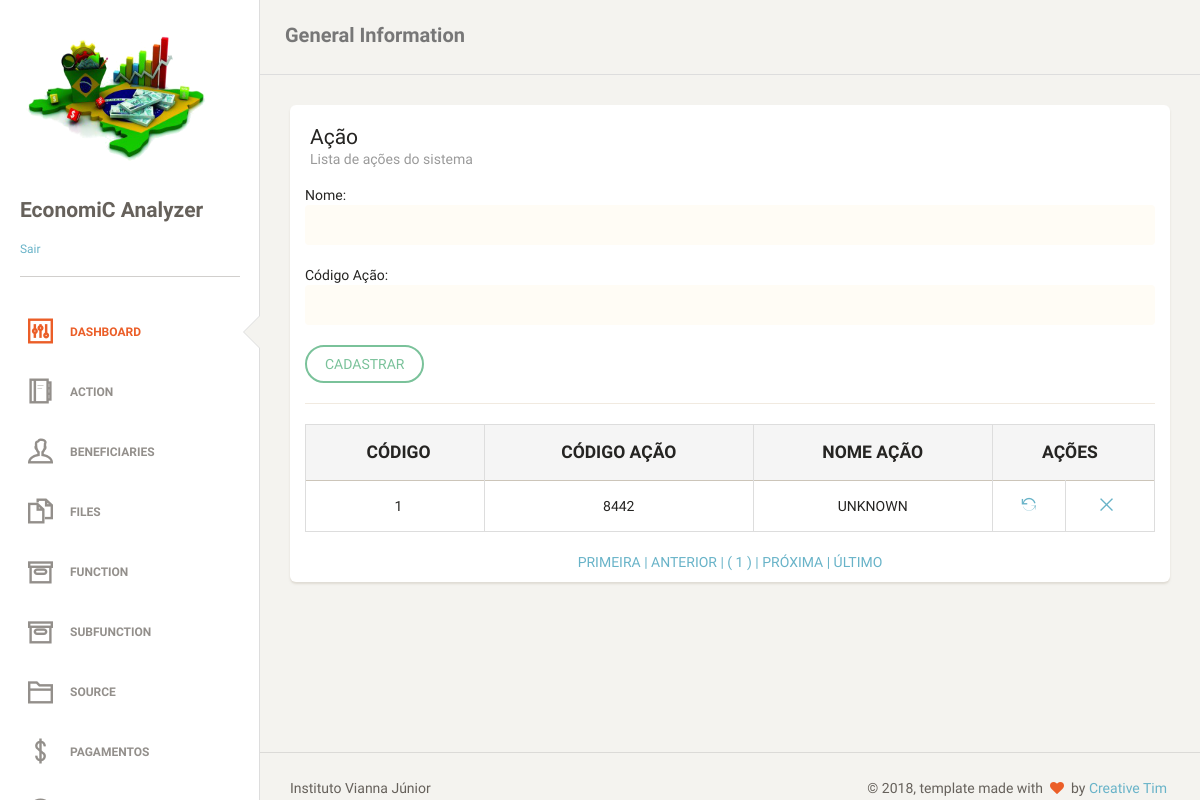
Screenshot of /action.php (signed in) with the database file from the repository.
### tables this page shows
CREATE TABLE `tb_action` (
  `id_action` int(11) NOT NULL AUTO_INCREMENT,
  `str_cod_action` varchar(4) NOT NULL,
  `str_name_action` varchar(255) DEFAULT NULL,
  PRIMARY KEY (`id_action`),
  UNIQUE KEY `str_cod_action_UNIQUE` (`str_cod_action`)
);

### dao/actionDAO.php (the view, shortened to what this page needs)
<?php
require_once "classes/action.php";
class actionDAO
{
    public function tabelapaginada()
    {
        global $pdo;
        $endereco = $_SERVER ['PHP_SELF'];
        $pagina_atual = (isset($_GET['page']) && is_numeric($_GET['page'])) ? $_GET['page'] : 1;
        $linha_inicial = ($pagina_atual - 1) * QTDE_REGISTROS;
        $sql = "SELECT id_action, str_cod_action, str_name_action FROM tb_action LIMIT {$linha_inicial}, " . QTDE_REGISTROS;
        $statement = $pdo->prepare($sql);
        $statement->execute();
        $dados = $statement->fetchAll(PDO::FETCH_OBJ);
        $sqlContador = "SELECT COUNT(*) AS total_registros FROM tb_action";
        $statement = $pdo->prepare($sqlContador);
        $statement->execute();
        $valor = $statement->fetch(PDO::FETCH_OBJ);
        $primeira_pagina = 1;
        $ultima_pagina = ceil($valor->total_registros / QTDE_REGISTROS);
        $pagina_anterior = ($pagina_atual > 1) ? $pagina_atual - 1 : 0;
        $proxima_pagina = ($pagina_atual < $ultima_pagina) ? $pagina_atual + 1 : 0;
        $range_inicial = (($pagina_atual - RANGE_PAGINAS) >= 1) ? $pagina_atual - RANGE_PAGINAS : 1;
        $range_final = (($pagina_atual + RANGE_PAGINAS) <= $ultima_pagina) ? $pagina_atual + RANGE_PAGINAS : $ultima_pagina;
        $exibir_botao_inicio = ($range_inicial < $pagina_atual) ? 'mostrar' : 'esconder';
        $exibir_botao_final = ($range_final > $pagina_atual) ? 'mostrar' : 'esconder';
        if (!empty($dados)):
            echo "
     <table class='table table-striped table-bordered'>
     <thead>
       <tr style='text-transform: uppercase;' class='active'>
        <th style='text-align: center; font-weight: bolder;'>Código</th>
        <th style='text-align: center; font-weight: bolder;'>Código Ação</th>
        <th style='text-align: center; font-weight: bolder;'>Nome Ação</th>
        <th style='text-align: center; font-weight: bolder;' colspan='2'>Ações</th>
       </tr>
     </thead>
     <tbody>";
            foreach ($dados as $acti):
                echo "<tr>
        <td style='text-align: center'>$acti->id_action</td>
        <td style='text-align: center'>$acti->str_cod_action</td>
        <td style='text-align: center'>$acti->str_name_action</td>
        <td style='text-align: center'><a href='?act=upd&id=$acti->id_action' title='Alterar'><i class='ti-reload'></i></a></td>
        <td style='text-align: center'><a href='?act=del&id=$acti->id_action' title='Remover'><i class='ti-close'></i></a></td>
       </tr>";
            endforeach;
            echo "
</tbody>
     </table>
     <div class='box-paginacao' style='text-align: center'>
       <a class='box-navegacao  $exibir_botao_inicio' href='$endereco?page=$primeira_pagina' title='Primeira Página'> PRIMEIRA  |</a>
       <a class='box-navegacao  $exibir_botao_inicio' href='$endereco?page=$pagina_anterior' title='Página Anterior'> ANTERIOR  |</a>
";
            for ($i = $range_inicial; $i <= $range_final; $i++):
                $destaque = ($i == $pagina_atual) ? 'destaque' : '';
                echo "<a class='box-numero $destaque' href='$endereco?page=$i'> ( $i ) </a>";
            endfor;
            echo "<a class='box-navegacao $exibir_botao_final' href='$endereco?page=$proxima_pagina' title='Próxima Página'>| PRÓXIMA  </a>
                  <a class='box-navegacao $exibir_botao_final' href='$endereco?page=$ultima_pagina'  title='Última Página'>| ÚLTIMO  </a>
     </div>";
        else:
            echo "<p class='bg-danger'>Nenhum registro foi encontrado!</p>
     ";
        endif;
    }
}

### rows the page displays
tb_action: id_action "1", str_cod_action "8442", str_name_action "UNKNOWN"
